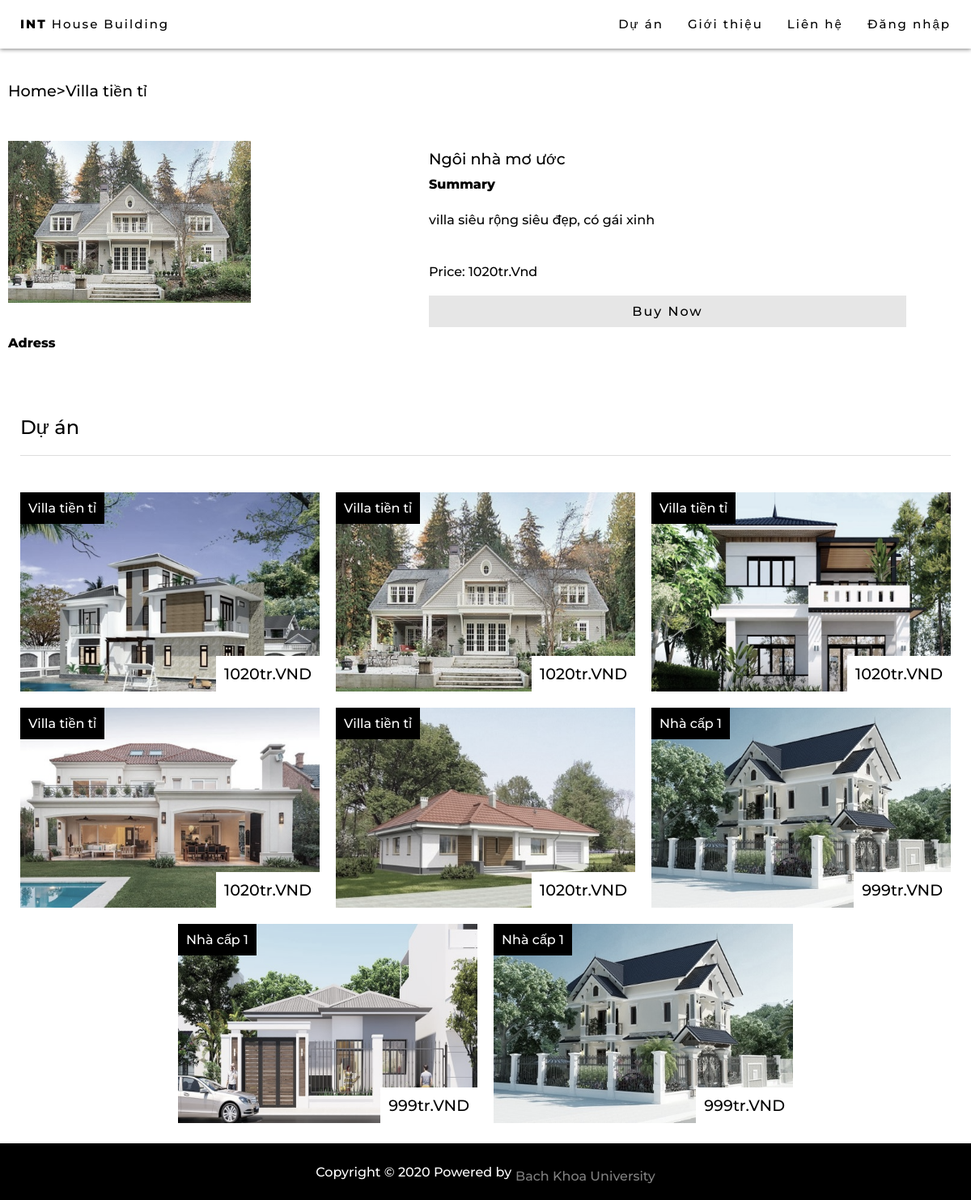
The app's page /product.php?id=3 with its own data.
### tables this page shows
CREATE TABLE `post` (
  `id` int(5) NOT NULL,
  `cost` int(15) NOT NULL,
  `category` varchar(100) NOT NULL,
  `poster` int(11) NOT NULL,
  `content` varchar(500) NOT NULL,
  `img` varchar(100) NOT NULL DEFAULT 'house.png',
  `title` varchar(100) NOT NULL,
  `address` varchar(8000) NOT NULL
);

### product.php (the view, shortened to what this page needs)
    <?php
    include('session.php');
    include("config.php");
    ?>
<!DOCTYPE html>
<html lang="en">
<head>
    <link rel="stylesheet" href="styleProduct.css">
    <link rel="stylesheet" href="https://cdnjs.cloudflare.com/ajax/libs/font-awesome/4.7.0/css/font-awesome.min.css">
</head>
<body>
    <div id="navbar">
        <a href="index.php" class="home button">
            <b>INT</b> House Building
        </a>
        <?php
        if (!isset($_SESSION['login_user'])) {
            echo "<a href='#' id='myBtnMobile' class='button' onclick='openModal()'> Đăng nhập</a>";
        } else {
            echo "<a href='#' id='myBtnInfo' class='button' onclick='openModalInfo()'> Hello:" . $login_session . "</a>";
        }
        ?>
        <a href="#contact" class="button">
            Liên hệ
        </a>
        <a href="#about" class="button">
            Giới thiệu
        </a>
        <a href="#projects" class="button">
            Dự án
        </a>
    </div>
    <div class="main_content">
        <div id="products">
            <?php
                $postid = $_GET['id'];
                $sql = "SELECT * FROM post WHERE id = '$postid'";
                $result = mysqli_query($db, $sql);
                $row = mysqli_fetch_array($result, MYSQLI_ASSOC);
                echo "<h3 style='margin:30px 0px;'><a href='index.php'>Home<a>>".$row['category']."</h3>
                <div class='sub_content_product'>
                    <div class='product-picture'>
                    <img src='./img/" . $row['img'] ."' alt='".$row['img']."' class='sub_picture'>
                    </div>
                    <div class='product-content'>
                        <div>
                            <h3>".$row['title']."</h3>
                            <b>Summary</b>
                            <p>".$row['content']."</p>
                        </div>
                        <div>
                            <h4>Price: ".(string)($row['cost'] / 1000000)."tr.Vnd
                            </h4>
                            <a href='#' class='button about'>Buy Now</a>
                        </div>
                    </div>
                </div>
                <div class='decription'>
                    <b>Adress</b>
                    <p>".$row['address']."</p>
                </div>";
            ?>
        </div>
        <div id="projects">
            <div class="sub_title">
                <h2>Dự án</h2>
            </div>
            <div class="projects_content">
                <?php
                $sql = "SELECT * FROM post ORDER BY id LIMIT 8 OFFSET 0";
                $result = mysqli_query($db, $sql);
                if ($result->num_rows > 0) {
                    while ($row = $result->fetch_assoc()) {
                        echo "<div class='sub_content' onclick='viewDetail(" . $row['id'] . ")'>
                                <img src='./img/" . $row['img'] . "' alt='house1' class='sub_picture'>
                                <div class='sub_text'>
                                    <span>" . $row['category'] . "</span>
                                </div>
                                <div class='prices'>
                                    <span>" . (string)($row['cost'] / 1000000) . "tr.VND</span>
                                </div>
                            </div>";
                    }
                }
                ?>
            </div>
        </div>
    </div>
    <footer style="width: 100%;">
        <div class="footer">Copyright © 2020 Powered by <a style="color: gray; text-decoration: none; margin-left: 5px;" href="#" target="_blank">Bach Khoa
                University</a>
        </div>
    </footer>
</body>
</html>

### styleProduct.css (style rules this page uses)
* { font-family: 'Montserrat', sans-serif; text-decoration: none; font-weight: 500; margin: unset; }
html { scroll-behavior: smooth; }
b { font-weight: 800; }
p { margin: 25px 0px; text-align: left; }
#navbar { overflow: hidden; position: fixed; top: 0; z-index: 6; background-color: white; height: 60px; width: 100%; font-size: 15px; padding: 5px 10px; box-shadow: 0 1px 5px 0 gray; box-sizing: border-box; }
.button { margin: 5px 5px; float: right; color: black; padding: 10px 10px; letter-spacing: 2px; }
.home { float: left; }
.main_content { margin-top: 60px; width: 100%; }
.sub_title { padding: 20px 25px; }
#products { width: 100%; max-width: 1550px; display: flex; flex-direction: column; flex-wrap: wrap; margin: 5px; margin-right: auto; margin-left: auto; box-sizing: border-box; padding: 10px; background-color: white; }
.prices { position: absolute; background-color: white; color: black; padding: 10px; bottom: 10px; right: 10px; font-weight: 800; font-size: 120%; }
.sub_content_product { display: flex; position: relative; }
.sub_content { position: relative; padding: 10px; width: 25%; box-sizing: border-box; display: flex; flex-direction: column; cursor: pointer; }
@media only screen and (max-width: 1300px) { .sub_content { width: 33.333333%; } }
.product-content { display: flex; flex-direction: column; justify-content: space-between; width: 50%; margin-left: 20px; }
#projects { max-width: 1550px; width: 100%; background-color: white; margin: 0px auto; }
.projects_content { display: flex; flex-flow: row wrap; justify-content: center; position: relative; padding: 15px; }
.product-picture { position: relative; width: 60%; box-sizing: border-box; display: flex; flex-direction: column; }
.decription { margin-top: 10px; }
@media only screen and (max-width: 1300px) { .product-picture { width: 60%; } }
.sub_text { position: absolute; background-color: black; color: white; padding: 10px; top: 10px; left: 10px; }
.sub_picture { width: 100%; height: auto; filter: grayscale(50%); }
h2 { padding: 20px 0px; border-bottom: 1px solid rgb(221, 221, 221); }
h3 { font-size: 1.2em; margin: 10px 0px; }
h4 { margin: 20px 0px; }
a { color: black; margin-top: 10px; }
.button.about { background-color: rgb(230, 230, 230); width: calc(100% - 20px); text-align: center; margin: unset; }
.footer { background-color: black; color: white; width: 100%; height: 70px; display: flex; align-items: center; justify-content: center; }

### records on screen
post: category "Villa tiền tỉ", img (picture), title "Ngôi nhà mơ ước", content "villa siêu rộng siêu đẹp, có gái xinh", $row['cost']/1000000 "1020"
post: img (picture), category "Villa tiền tỉ", $row['cost']/1000000 "1020"
post: img (picture), category "Villa tiền tỉ", $row['cost']/1000000 "1020"
post: img (picture), category "Villa tiền tỉ", $row['cost']/1000000 "1020"
post: img (picture), category "Villa tiền tỉ", $row['cost']/1000000 "1020"
post: img (picture), category "Nhà cấp 1", $row['cost']/1000000 "999"
post: img (picture), category "Nhà cấp 1", $row['cost']/1000000 "999"
post: img (picture), category "Nhà cấp 1", $row['cost']/1000000 "999"
